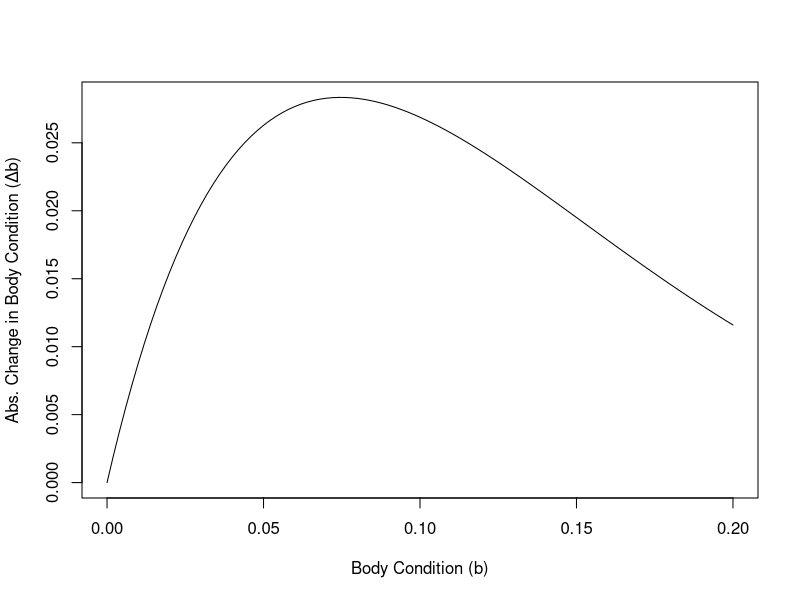
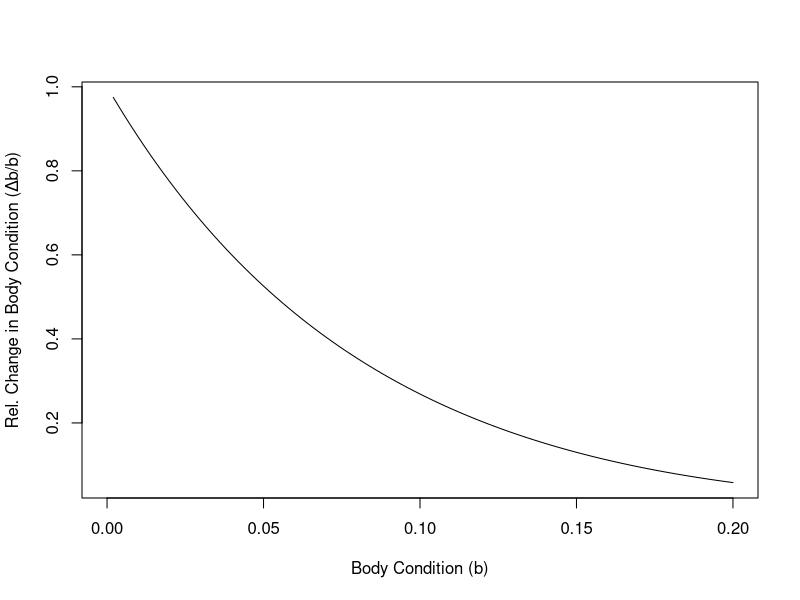

Recreate these plots in R, in order.
#! /bin/Rscript

# SPDX-FileCopyrightText: 2021 W. Traylor <wolfgang.traylor@senckenberg.de>
#
# SPDX-License-Identifier: MIT

# Plot shift of body condition after applying the starvation mortality
# algorithm from Illius & O’Connor (2000).
# See the Doxygen documentation of the function in the megafauna code for
# details.


#' Get new body condition after applying mortality.
#'
#' @param b The old average body condition in the cohort.
#' @param d The fraction that died.
get_new_body_condition <- function(b, d){
  return(b / (1 - d))
}

#' Get fraction of cohort that dies.
#'
#' This just follows Illis & O’Connor (2000)
#' @param b Current average body condition.
#' @param sd Standard deviation in normal distribution of body condition.
get_mortality <- function(b, sd){
  # `pnorm() is the cumulative normal distribution function.
  return(pnorm(-b / sd))
}

png(
  "starvation_body_condition_shift_abs.png",
  res    = 150,
  unit   = "cm",
  width  = 7,
  height = 7
)
SD <- 0.125
plot(
  function(b){
    d     <- get_mortality(b, SD)
    b_new <- get_new_body_condition(b, d)
    return(b_new - b)
  },
  xlim = c(0,0.2),
  xlab = "Body Condition (b)",
  ylab = "Abs. Change in Body Condition (Δb)"
)
dev.off()

png(
  "starvation_body_condition_shift_rel.png",
  res    = 150,
  unit   = "cm",
  width  = 7,
  height = 7
)
SD <- 0.125
plot(
  function(b){
    d     <- get_mortality(b, SD)
    b_new <- get_new_body_condition(b, d)
    return((b_new - b) / b)
  },
  xlim = c(0,0.2),
  xlab = "Body Condition (b)",
  ylab = "Rel. Change in Body Condition (Δb/b)"
)
dev.off()

######################################################################
# References:
# Illius, A. W. & O'Connor, T. G. (2000). Resource heterogeneity and ungulate
# population dynamics. Oikos, 89, 283-294.
